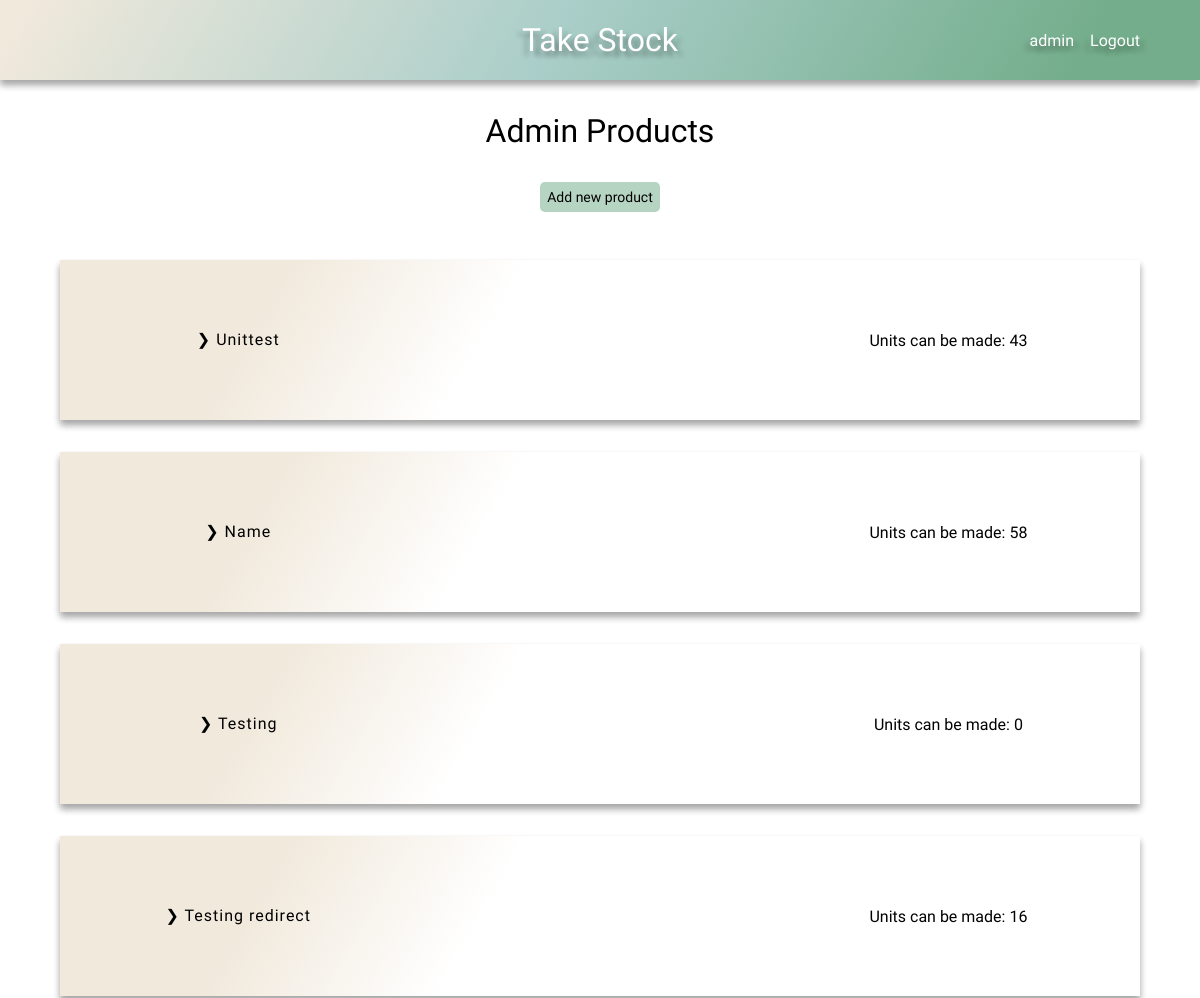
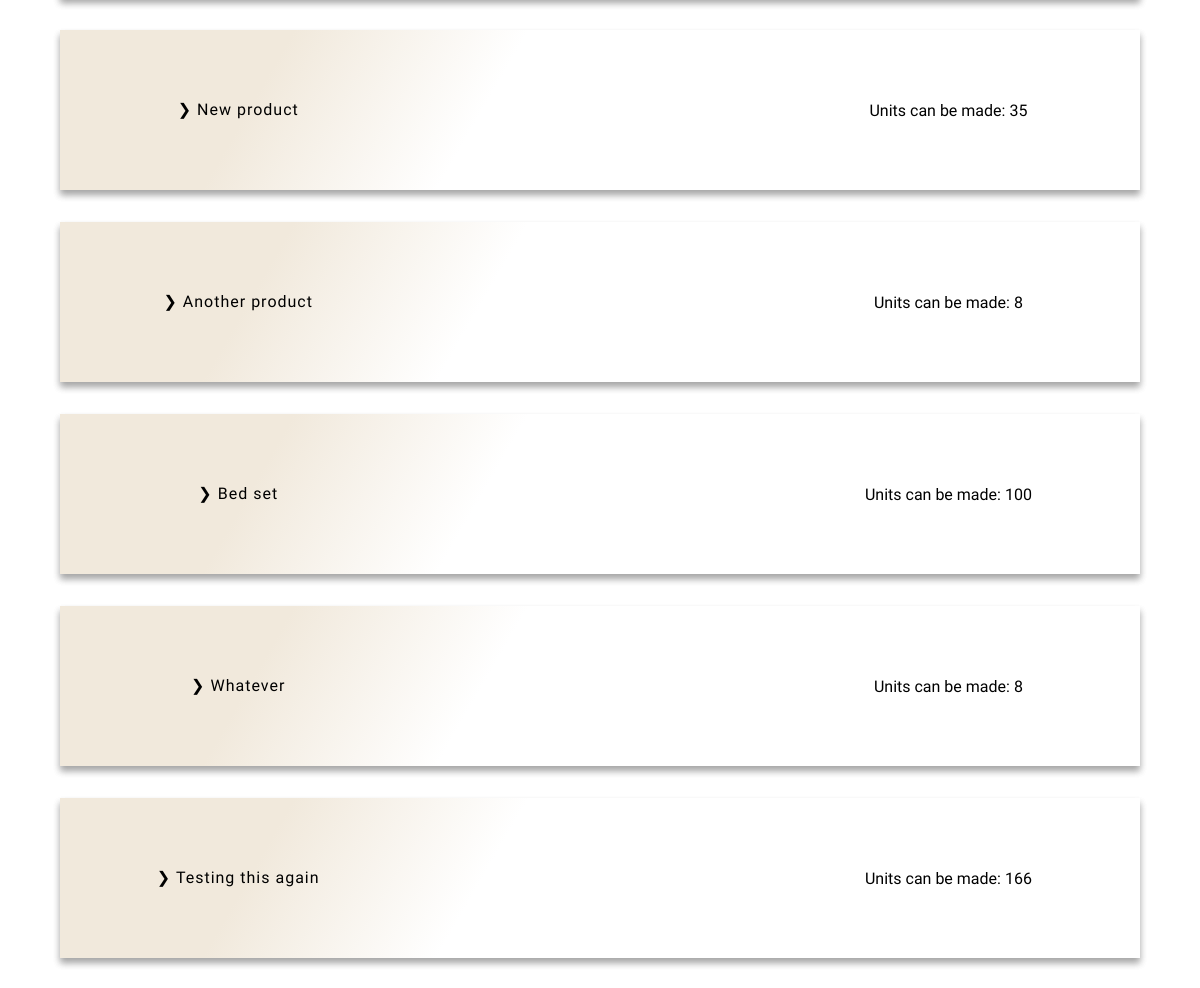
Before: /products/ (signed in, upper part) with the older database file (2 pictures, top to bottom).
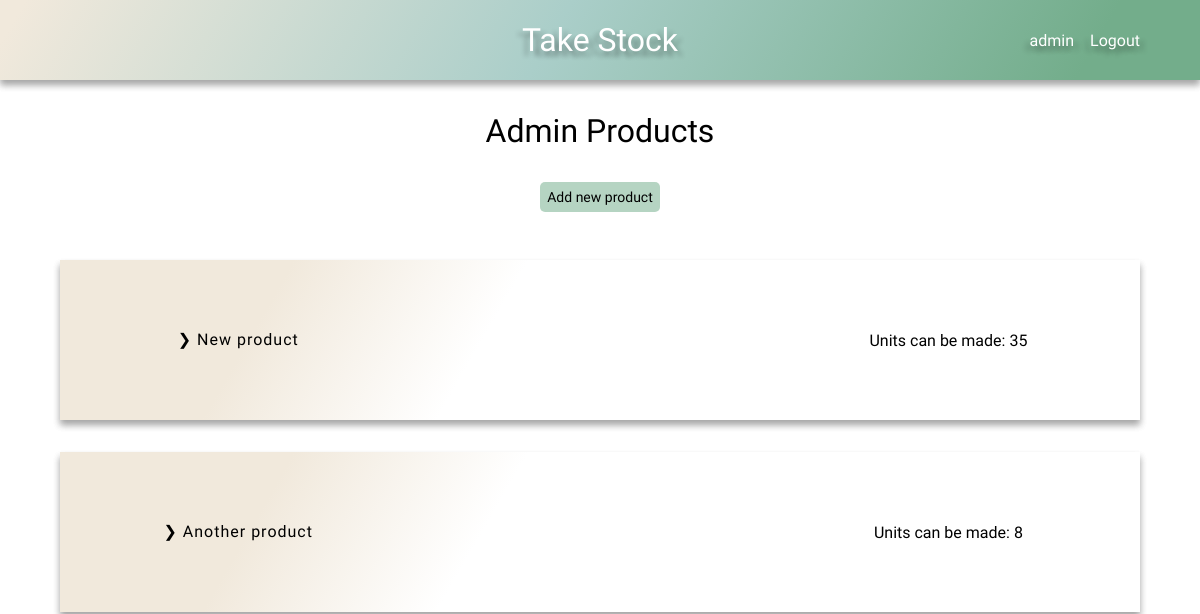
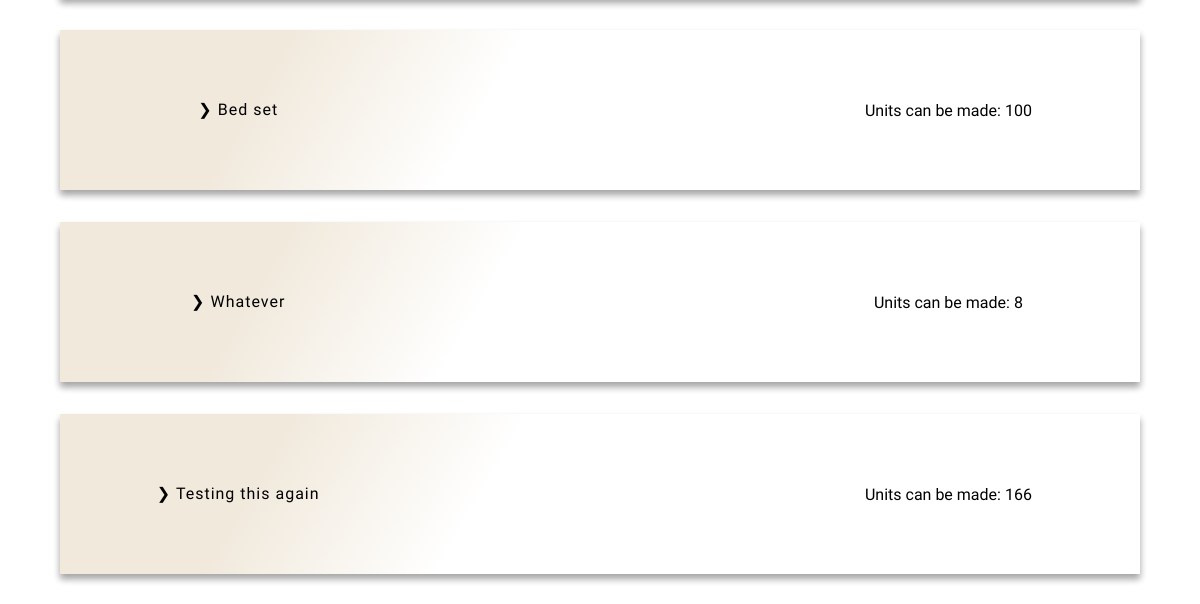
After: the same page with the newer database file (2 pictures, top to bottom).
### stock/models.py (models this page shows)
class Product(models.Model):
    name = models.CharField(max_length=100)
    stock_parts = models.ManyToManyField(Stock)
    company = models.ForeignKey(User, on_delete=models.CASCADE, default=1)
    def __str__(self):
        return f'{self.name}'

### stock/views.py (the view)
# urls.py: path('products/', product_page, name='products'),
def product_page(request):
    default_user = request.user
    products = Product.objects.filter(company=default_user)
    number_to_be_made = {}
    for product in products:
        parts = Parts.objects.filter(
            product_part_belongs_to=product.id
            )
        units = {}
        amount = []
        total_units_to_be_made = {}
        for i in parts:
            units_to_make = (i.item.number_in_stock / i.number_required)
            units_to_make = math.floor(units_to_make)
            units[i.product_part_belongs_to] = units_to_make
            amount.append(units_to_make)
        amount.sort()
        amount = amount[:1]
        if len(amount) == 0 or amount[0] == 0:
            total_units_to_be_made = 0
        else:
            for num in amount:
                int(num)
                total_units_to_be_made = num
        number_to_be_made[product.id] = total_units_to_be_made
    context = {
        'products': products,
        'number_to_be_made': number_to_be_made,
        'default_user': default_user
    }
    return render(request, 'products.html', context)

### stock/context_processors.py (called while the page is built)
def base(request):
    default_user = request.user
    return ({
        'default_user': default_user
        })

### stock/templates/products.html
{% extends 'base.html' %}
{% load static %}
{% block head %}
    <link rel="stylesheet" href="{% static 'css/product.css' %}">
{% endblock %}
{% block content %}
    <h1>{{ default_user|title }} Products</h1>
    <div class="add-new btn btn-submit btn-hover">
        <a href="{% url 'add_new_product' %}">Add new product</a>
    </div>
    {% if not products %}
        <h2 class="center">You don't have any products yet!</h2>
    {% else %}
        <div class="product-container">
            {% for product in products %}
                <div class="product-row">
                    <div class="product">
                        <a href="{% url 'product-detail' product.id %}">❯ {{ product }}</a>
                    </div>
                    <div class="orders">
                    </div>
                    <div class="unit-number">
                        {% for key, value in number_to_be_made.items %}
                            {% if product.id == key %}
                                Units can be made: {{ value }}
                            {% endif %}
                        {% endfor %}
                    </div>
                </div>
            {% endfor %}
        </div>
    {% endif %}
{% endblock %}

Changed rows visible on the page:
removed Product: name "Testing redirect", number_to_be_made "16"
removed Product: name "Testing", number_to_be_made "0"
removed Product: name "Name", number_to_be_made "58"
removed Product: name "Unittest", number_to_be_made "43"
